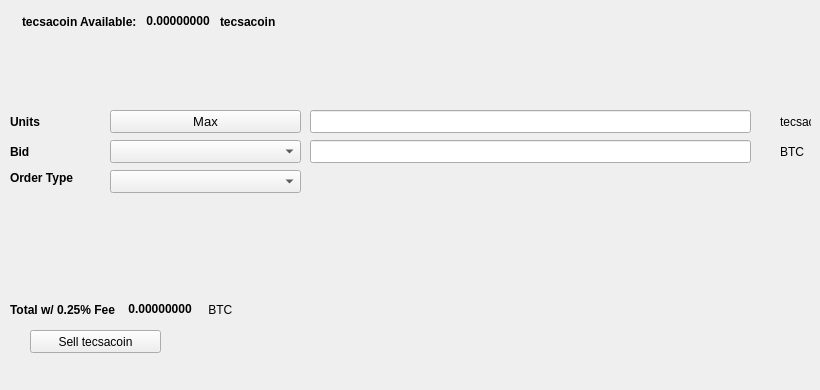
   <widget class="QWidget" name="SellTab">
    <attribute name="title">
     <string>Sell</string>
    </attribute>
    <widget class="QLabel" name="label_16">
     <property name="geometry">
      <rect>
       <x>780</x>
       <y>140</y>
       <width>31</width>
       <height>23</height>
      </rect>
     </property>
     <property name="text">
      <string>BTC</string>
     </property>
    </widget>
    <widget class="QComboBox" name="SellBidcomboBox">
     <property name="geometry">
      <rect>
       <x>110</x>
       <y>140</y>
       <width>191</width>
       <height>23</height>
      </rect>
     </property>
     <property name="font">
      <font>
       <pointsize>10</pointsize>
      </font>
     </property>
    </widget>
    <widget class="QLabel" name="label_18">
     <property name="geometry">
      <rect>
       <x>10</x>
       <y>110</y>
       <width>46</width>
       <height>23</height>
      </rect>
     </property>
     <property name="font">
      <font>
       <weight>75</weight>
       <bold>true</bold>
      </font>
     </property>
     <property name="text">
      <string>Units</string>
     </property>
    </widget>
    <widget class="QPushButton" name="Sell_Max_Amount">
     <property name="geometry">
      <rect>
       <x>110</x>
       <y>110</y>
       <width>191</width>
       <height>23</height>
      </rect>
     </property>
     <property name="font">
      <font>
       <pointsize>10</pointsize>
      </font>
     </property>
     <property name="text">
      <string>Max</string>
     </property>
    </widget>
    <widget class="QLabel" name="label_20">
     <property name="geometry">
      <rect>
       <x>10</x>
       <y>170</y>
       <width>91</width>
       <height>16</height>
      </rect>
     </property>
     <property name="font">
      <font>
       <weight>75</weight>
       <bold>true</bold>
      </font>
     </property>
     <property name="text">
      <string>Order Type</string>
     </property>
    </widget>
    <widget class="QComboBox" name="SellOrdertypeCombo">
     <property name="geometry">
      <rect>
       <x>110</x>
       <y>170</y>
       <width>191</width>
       <height>23</height>
      </rect>
     </property>
     <property name="font">
      <font>
       <pointsize>10</pointsize>
      </font>
     </property>
    </widget>
    <widget class="QLabel" name="label_21">
     <property name="geometry">
      <rect>
       <x>10</x>
       <y>140</y>
       <width>46</width>
       <height>23</height>
      </rect>
     </property>
     <property name="font">
      <font>
       <weight>75</weight>
       <bold>true</bold>
      </font>
     </property>
     <property name="text">
      <string>Bid</string>
     </property>
    </widget>
    <widget class="QLabel" name="label_22">
     <property name="geometry">
      <rect>
       <x>780</x>
       <y>110</y>
       <width>31</width>
       <height>23</height>
      </rect>
     </property>
     <property name="text">
      <string>tecsacoin</string>
     </property>
    </widget>
    <widget class="QLineEdit" name="UnitsInputECA">
     <property name="geometry">
      <rect>
       <x>310</x>
       <y>110</y>
       <width>441</width>
       <height>23</height>
      </rect>
     </property>
     <property name="font">
      <font>
       <pointsize>9</pointsize>
       <weight>75</weight>
       <bold>true</bold>
      </font>
     </property>
    </widget>
    <widget class="QLineEdit" name="SellBidPriceEdit">
     <property name="geometry">
      <rect>
       <x>310</x>
       <y>140</y>
       <width>441</width>
       <height>23</height>
      </rect>
     </property>
     <property name="font">
      <font>
       <pointsize>9</pointsize>
       <weight>75</weight>
       <bold>true</bold>
      </font>
     </property>
    </widget>
    <widget class="QPushButton" name="SellECABTN">
     <property name="geometry">
      <rect>
       <x>30</x>
       <y>330</y>
       <width>131</width>
       <height>23</height>
      </rect>
     </property>
     <property name="text">
      <string>Sell tecsacoin</string>
     </property>
     <property name="icon">
      <iconset resource="../tecsacoin">
       <normaloff>:/icons/bitcoin</normaloff>:/icons/bitcoin</iconset>
     </property>
    </widget>
    <widget class="QWidget" name="layoutWidget3">
     <property name="geometry">
      <rect>
       <x>22</x>
       <y>12</y>
       <width>258</width>
       <height>19</height>
      </rect>
     </property>
     <layout class="QHBoxLayout" name="horizontalLayout">
      <item>
       <widget class="QLabel" name="label232_2">
        <property name="font">
         <font>
          <weight>75</weight>
          <bold>true</bold>
         </font>
        </property>
        <property name="text">
         <string>tecsacoin Available:</string>
        </property>
       </widget>
      </item>
      <item>
       <widget class="QLabel" name="ECAAvailableLabel">
        <property name="palette">
         <palette>
          <active>
           <colorrole role="WindowText">
            <brush brushstyle="SolidPattern">
             <color alpha="255">
              <red>0</red>
              <green>0</green>
              <blue>0</blue>
             </color>
            </brush>
           </colorrole>
           <colorrole role="Button">
            <brush brushstyle="SolidPattern">
             <color alpha="255">
              <red>0</red>
              <green>170</green>
              <blue>0</blue>
             </color>
            </brush>
           </colorrole>
           <colorrole role="Light">
            <brush brushstyle="SolidPattern">
             <color alpha="255">
              <red>0</red>
              <green>255</green>
              <blue>0</blue>
             </color>
            </brush>
           </colorrole>
           <colorrole role="Midlight">
            <brush brushstyle="SolidPattern">
             <color alpha="255">
              <red>0</red>
              <green>212</green>
              <blue>0</blue>
             </color>
            </brush>
           </colorrole>
           <colorrole role="Dark">
            <brush brushstyle="SolidPattern">
             <color alpha="255">
              <red>0</red>
              <green>85</green>
              <blue>0</blue>
             </color>
            </brush>
           </colorrole>
           <colorrole role="Mid">
            <brush brushstyle="SolidPattern">
             <color alpha="255">
              <red>0</red>
              <green>113</green>
              <blue>0</blue>
             </color>
            </brush>
           </colorrole>
           <colorrole role="Text">
            <brush brushstyle="SolidPattern">
             <color alpha="255">
              <red>0</red>
              <green>170</green>
              <blue>0</blue>
             </color>
            </brush>
           </colorrole>
           <colorrole role="BrightText">
            <brush brushstyle="SolidPattern">
             <color alpha="255">
              <red>255</red>
              <green>255</green>
              <blue>255</blue>
             </color>
            </brush>
           </colorrole>
           <colorrole role="ButtonText">
            <brush brushstyle="SolidPattern">
             <color alpha="255">
              <red>0</red>
              <green>0</green>
              <blue>0</blue>
             </color>
            </brush>
           </colorrole>
           <colorrole role="Base">
            <brush brushstyle="SolidPattern">
             <color alpha="255">
              <red>255</red>
              <green>255</green>
              <blue>255</blue>
             </color>
            </brush>
           </colorrole>
           <colorrole role="Window">
            <brush brushstyle="SolidPattern">
             <color alpha="255">
              <red>0</red>
              <green>170</green>
              <blue>0</blue>
             </color>
            </brush>
           </colorrole>
           <colorrole role="Shadow">
            <brush brushstyle="SolidPattern">
             <color alpha="255">
              <red>0</red>
              <green>0</green>
              <blue>0</blue>
             </color>
            </brush>
           </colorrole>
           <colorrole role="AlternateBase">
            <brush brushstyle="SolidPattern">
             <color alpha="255">
              <red>127</red>
              <green>212</green>
              <blue>127</blue>
             </color>
            </brush>
           </colorrole>
           <colorrole role="ToolTipBase">
            <brush brushstyle="SolidPattern">
             <color alpha="255">
              <red>255</red>
              <green>255</green>
              <blue>220</blue>
             </color>
            </brush>
           </colorrole>
           <colorrole role="ToolTipText">
            <brush brushstyle="SolidPattern">
             <color alpha="255">
              <red>0</red>
              <green>0</green>
              <blue>0</blue>
             </color>
            </brush>
           </colorrole>
          </active>
          <inactive>
           <colorrole role="WindowText">
            <brush brushstyle="SolidPattern">
             <color alpha="255">
              <red>0</red>
              <green>0</green>
              <blue>0</blue>
             </color>
            </brush>
           </colorrole>
           <colorrole role="Button">
            <brush brushstyle="SolidPattern">
             <color alpha="255">
              <red>0</red>
              <green>170</green>
              <blue>0</blue>
             </color>
            </brush>
           </colorrole>
           <colorrole role="Light">
            <brush brushstyle="SolidPattern">
             <color alpha="255">
              <red>0</red>
              <green>255</green>
              <blue>0</blue>
             </color>
            </brush>
           </colorrole>
           <colorrole role="Midlight">
            <brush brushstyle="SolidPattern">
             <color alpha="255">
              <red>0</red>
              <green>212</green>
              <blue>0</blue>
             </color>
            </brush>
           </colorrole>
           <colorrole role="Dark">
            <brush brushstyle="SolidPattern">
             <color alpha="255">
              <red>0</red>
              <green>85</green>
              <blue>0</blue>
             </color>
            </brush>
           </colorrole>
           <colorrole role="Mid">
            <brush brushstyle="SolidPattern">
             <color alpha="255">
              <red>0</red>
              <green>113</green>
              <blue>0</blue>
             </color>
            </brush>
           </colorrole>
           <colorrole role="Text">
            <brush brushstyle="SolidPattern">
             <color alpha="255">
              <red>0</red>
              <green>170</green>
              <blue>0</blue>
             </color>
            </brush>
           </colorrole>
           <colorrole role="BrightText">
            <brush brushstyle="SolidPattern">
             <color alpha="255">
              <red>255</red>
              <green>255</green>
              <blue>255</blue>
             </color>
            </brush>
           </colorrole>
           <colorrole role="ButtonText">
            <brush brushstyle="SolidPattern">
             <color alpha="255">
              <red>0</red>
              <green>0</green>
              <blue>0</blue>
             </color>
            </brush>
           </colorrole>
           <colorrole role="Base">
            <brush brushstyle="SolidPattern">
             <color alpha="255">
              <red>255</red>
              <green>255</green>
              <blue>255</blue>
             </color>
            </brush>
           </colorrole>
           <colorrole role="Window">
            <brush brushstyle="SolidPattern">
             <color alpha="255">
              <red>0</red>
              <green>170</green>
              <blue>0</blue>
             </color>
            </brush>
           </colorrole>
           <colorrole role="Shadow">
            <brush brushstyle="SolidPattern">
             <color alpha="255">
              <red>0</red>
              <green>0</green>
              <blue>0</blue>
             </color>
            </brush>
           </colorrole>
           <colorrole role="AlternateBase">
            <brush brushstyle="SolidPattern">
             <color alpha="255">
              <red>127</red>
              <green>212</green>
              <blue>127</blue>
             </color>
            </brush>
           </colorrole>
           <colorrole role="ToolTipBase">
            <brush brushstyle="SolidPattern">
             <color alpha="255">
              <red>255</red>
              <green>255</green>
              <blue>220</blue>
             </color>
            </brush>
           </colorrole>
           <colorrole role="ToolTipText">
            <brush brushstyle="SolidPattern">
             <color alpha="255">
              <red>0</red>
              <green>0</green>
              <blue>0</blue>
             </color>
            </brush>
           </colorrole>
          </inactive>
          <disabled>
           <colorrole role="WindowText">
            <brush brushstyle="SolidPattern">
             <color alpha="255">
              <red>0</red>
              <green>85</green>
              <blue>0</blue>
             </color>
            </brush>
           </colorrole>
           <colorrole role="Button">
            <brush brushstyle="SolidPattern">
             <color alpha="255">
              <red>0</red>
              <green>170</green>
              <blue>0</blue>
             </color>
            </brush>
           </colorrole>
           <colorrole role="Light">
            <brush brushstyle="SolidPattern">
             <color alpha="255">
              <red>0</red>
              <green>255</green>
              <blue>0</blue>
             </color>
            </brush>
           </colorrole>
           <colorrole role="Midlight">
            <brush brushstyle="SolidPattern">
             <color alpha="255">
              <red>0</red>
              <green>212</green>
              <blue>0</blue>
             </color>
            </brush>
           </colorrole>
           <colorrole role="Dark">
            <brush brushstyle="SolidPattern">
             <color alpha="255">
              <red>0</red>
              <green>85</green>
              <blue>0</blue>
             </color>
            </brush>
           </colorrole>
           <colorrole role="Mid">
            <brush brushstyle="SolidPattern">
             <color alpha="255">
              <red>0</red>
              <green>113</green>
              <blue>0</blue>
             </color>
            </brush>
           </colorrole>
           <colorrole role="Text">
            <brush brushstyle="SolidPattern">
             <color alpha="255">
              <red>0</red>
              <green>85</green>
              <blue>0</blue>
             </color>
            </brush>
           </colorrole>
           <colorrole role="BrightText">
            <brush brushstyle="SolidPattern">
             <color alpha="255">
              <red>255</red>
              <green>255</green>
              <blue>255</blue>
             </color>
            </brush>
           </colorrole>
           <colorrole role="ButtonText">
            <brush brushstyle="SolidPattern">
             <color alpha="255">
              <red>0</red>
              <green>85</green>
              <blue>0</blue>
             </color>
            </brush>
           </colorrole>
           <colorrole role="Base">
            <brush brushstyle="SolidPattern">
             <color alpha="255">
              <red>0</red>
              <green>170</green>
              <blue>0</blue>
             </color>
            </brush>
           </colorrole>
           <colorrole role="Window">
            <brush brushstyle="SolidPattern">
             <color alpha="255">
              <red>0</red>
              <green>170</green>
              <blue>0</blue>
             </color>
            </brush>
           </colorrole>
           <colorrole role="Shadow">
            <brush brushstyle="SolidPattern">
             <color alpha="255">
              <red>0</red>
              <green>0</green>
              <blue>0</blue>
             </color>
            </brush>
           </colorrole>
           <colorrole role="AlternateBase">
            <brush brushstyle="SolidPattern">
             <color alpha="255">
              <red>0</red>
              <green>170</green>
              <blue>0</blue>
             </color>
            </brush>
           </colorrole>
           <colorrole role="ToolTipBase">
            <brush brushstyle="SolidPattern">
             <color alpha="255">
              <red>255</red>
              <green>255</green>
              <blue>220</blue>
             </color>
            </brush>
           </colorrole>
           <colorrole role="ToolTipText">
            <brush brushstyle="SolidPattern">
             <color alpha="255">
              <red>0</red>
              <green>0</green>
              <blue>0</blue>
             </color>
            </brush>
           </colorrole>
          </disabled>
         </palette>
        </property>
        <property name="font">
         <font>
          <weight>75</weight>
          <bold>true</bold>
         </font>
        </property>
        <property name="text">
         <string> 0.00000000 </string>
        </property>
        <property name="textInteractionFlags">
         <set>Qt::LinksAccessibleByMouse|Qt::TextSelectableByKeyboard|Qt::TextSelectableByMouse</set>
        </property>
       </widget>
      </item>
      <item>
       <widget class="QLabel" name="labelECA">
        <property name="font">
         <font>
          <weight>75</weight>
          <bold>true</bold>
         </font>
        </property>
        <property name="text">
         <string>tecsacoin</string>
        </property>
       </widget>
      </item>
     </layout>
    </widget>
    <widget class="QWidget" name="layoutWidget">
     <property name="geometry">
      <rect>
       <x>10</x>
       <y>300</y>
       <width>268</width>
       <height>19</height>
      </rect>
     </property>
     <layout class="QHBoxLayout" name="horizontalLayout_2">
      <item>
       <widget class="QLabel" name="label_19">
        <property name="font">
         <font>
          <weight>75</weight>
          <bold>true</bold>
         </font>
        </property>
        <property name="text">
         <string>Total w/ 0.25% Fee </string>
        </property>
       </widget>
      </item>
      <item>
       <widget class="QLabel" name="SellCostLabel">
        <property name="palette">
         <palette>
          <active>
           <colorrole role="WindowText">
            <brush brushstyle="SolidPattern">
             <color alpha="255">
              <red>0</red>
              <green>0</green>
              <blue>0</blue>
             </color>
            </brush>
           </colorrole>
           <colorrole role="Button">
            <brush brushstyle="SolidPattern">
             <color alpha="255">
              <red>0</red>
              <green>170</green>
              <blue>0</blue>
             </color>
            </brush>
           </colorrole>
           <colorrole role="Light">
            <brush brushstyle="SolidPattern">
             <color alpha="255">
              <red>0</red>
              <green>255</green>
              <blue>0</blue>
             </color>
            </brush>
           </colorrole>
           <colorrole role="Midlight">
            <brush brushstyle="SolidPattern">
             <color alpha="255">
              <red>0</red>
              <green>212</green>
              <blue>0</blue>
             </color>
            </brush>
           </colorrole>
           <colorrole role="Dark">
            <brush brushstyle="SolidPattern">
             <color alpha="255">
              <red>0</red>
              <green>85</green>
              <blue>0</blue>
             </color>
            </brush>
           </colorrole>
           <colorrole role="Mid">
            <brush brushstyle="SolidPattern">
             <color alpha="255">
              <red>0</red>
              <green>113</green>
              <blue>0</blue>
             </color>
            </brush>
           </colorrole>
           <colorrole role="Text">
            <brush brushstyle="SolidPattern">
             <color alpha="255">
              <red>0</red>
              <green>170</green>
              <blue>0</blue>
             </color>
            </brush>
           </colorrole>
           <colorrole role="BrightText">
            <brush brushstyle="SolidPattern">
             <color alpha="255">
              <red>255</red>
              <green>255</green>
              <blue>255</blue>
             </color>
            </brush>
           </colorrole>
           <colorrole role="ButtonText">
            <brush brushstyle="SolidPattern">
             <color alpha="255">
              <red>0</red>
              <green>0</green>
              <blue>0</blue>
             </color>
            </brush>
           </colorrole>
           <colorrole role="Base">
            <brush brushstyle="SolidPattern">
             <color alpha="255">
              <red>255</red>
              <green>255</green>
              <blue>255</blue>
             </color>
            </brush>
           </colorrole>
           <colorrole role="Window">
            <brush brushstyle="SolidPattern">
             <color alpha="255">
              <red>0</red>
              <green>170</green>
              <blue>0</blue>
             </color>
            </brush>
           </colorrole>
           <colorrole role="Shadow">
            <brush brushstyle="SolidPattern">
             <color alpha="255">
              <red>0</red>
              <green>0</green>
              <blue>0</blue>
             </color>
            </brush>
           </colorrole>
           <colorrole role="AlternateBase">
            <brush brushstyle="SolidPattern">
             <color alpha="255">
              <red>127</red>
              <green>212</green>
              <blue>127</blue>
             </color>
            </brush>
           </colorrole>
           <colorrole role="ToolTipBase">
            <brush brushstyle="SolidPattern">
             <color alpha="255">
              <red>255</red>
              <green>255</green>
              <blue>220</blue>
             </color>
            </brush>
           </colorrole>
           <colorrole role="ToolTipText">
            <brush brushstyle="SolidPattern">
             <color alpha="255">
              <red>0</red>
              <green>0</green>
              <blue>0</blue>
             </color>
            </brush>
           </colorrole>
          </active>
          <inactive>
           <colorrole role="WindowText">
            <brush brushstyle="SolidPattern">
             <color alpha="255">
              <red>0</red>
              <green>0</green>
              <blue>0</blue>
             </color>
            </brush>
           </colorrole>
           <colorrole role="Button">
            <brush brushstyle="SolidPattern">
             <color alpha="255">
              <red>0</red>
              <green>170</green>
              <blue>0</blue>
             </color>
            </brush>
           </colorrole>
           <colorrole role="Light">
            <brush brushstyle="SolidPattern">
             <color alpha="255">
              <red>0</red>
              <green>255</green>
              <blue>0</blue>
             </color>
            </brush>
           </colorrole>
           <colorrole role="Midlight">
            <brush brushstyle="SolidPattern">
             <color alpha="255">
              <red>0</red>
              <green>212</green>
              <blue>0</blue>
             </color>
            </brush>
           </colorrole>
           <colorrole role="Dark">
            <brush brushstyle="SolidPattern">
             <color alpha="255">
              <red>0</red>
              <green>85</green>
              <blue>0</blue>
             </color>
            </brush>
           </colorrole>
           <colorrole role="Mid">
            <brush brushstyle="SolidPattern">
             <color alpha="255">
              <red>0</red>
              <green>113</green>
              <blue>0</blue>
             </color>
            </brush>
           </colorrole>
           <colorrole role="Text">
            <brush brushstyle="SolidPattern">
             <color alpha="255">
              <red>0</red>
              <green>170</green>
              <blue>0</blue>
             </color>
            </brush>
           </colorrole>
           <colorrole role="BrightText">
            <brush brushstyle="SolidPattern">
             <color alpha="255">
              <red>255</red>
              <green>255</green>
              <blue>255</blue>
             </color>
            </brush>
           </colorrole>
           <colorrole role="ButtonText">
            <brush brushstyle="SolidPattern">
             <color alpha="255">
              <red>0</red>
              <green>0</green>
              <blue>0</blue>
             </color>
            </brush>
           </colorrole>
           <colorrole role="Base">
            <brush brushstyle="SolidPattern">
             <color alpha="255">
              <red>255</red>
              <green>255</green>
              <blue>255</blue>
             </color>
            </brush>
           </colorrole>
           <colorrole role="Window">
            <brush brushstyle="SolidPattern">
             <color alpha="255">
              <red>0</red>
              <green>170</green>
              <blue>0</blue>
             </color>
            </brush>
           </colorrole>
           <colorrole role="Shadow">
            <brush brushstyle="SolidPattern">
             <color alpha="255">
              <red>0</red>
              <green>0</green>
              <blue>0</blue>
             </color>
            </brush>
           </colorrole>
           <colorrole role="AlternateBase">
            <brush brushstyle="SolidPattern">
             <color alpha="255">
              <red>127</red>
              <green>212</green>
              <blue>127</blue>
             </color>
            </brush>
           </colorrole>
           <colorrole role="ToolTipBase">
            <brush brushstyle="SolidPattern">
             <color alpha="255">
              <red>255</red>
              <green>255</green>
              <blue>220</blue>
             </color>
            </brush>
           </colorrole>
           <colorrole role="ToolTipText">
            <brush brushstyle="SolidPattern">
             <color alpha="255">
              <red>0</red>
              <green>0</green>
              <blue>0</blue>
             </color>
            </brush>
           </colorrole>
          </inactive>
          <disabled>
           <colorrole role="WindowText">
            <brush brushstyle="SolidPattern">
             <color alpha="255">
              <red>0</red>
              <green>85</green>
              <blue>0</blue>
             </color>
            </brush>
           </colorrole>
           <colorrole role="Button">
            <brush brushstyle="SolidPattern">
             <color alpha="255">
              <red>0</red>
              <green>170</green>
              <blue>0</blue>
             </color>
            </brush>
           </colorrole>
           <colorrole role="Light">
            <brush brushstyle="SolidPattern">
             <color alpha="255">
              <red>0</red>
              <green>255</green>
              <blue>0</blue>
             </color>
            </brush>
           </colorrole>
           <colorrole role="Midlight">
            <brush brushstyle="SolidPattern">
             <color alpha="255">
              <red>0</red>
              <green>212</green>
              <blue>0</blue>
             </color>
            </brush>
           </colorrole>
           <colorrole role="Dark">
            <brush brushstyle="SolidPattern">
             <color alpha="255">
              <red>0</red>
              <green>85</green>
              <blue>0</blue>
             </color>
            </brush>
           </colorrole>
           <colorrole role="Mid">
            <brush brushstyle="SolidPattern">
             <color alpha="255">
              <red>0</red>
              <green>113</green>
              <blue>0</blue>
             </color>
            </brush>
           </colorrole>
           <colorrole role="Text">
            <brush brushstyle="SolidPattern">
             <color alpha="255">
              <red>0</red>
              <green>85</green>
              <blue>0</blue>
             </color>
            </brush>
           </colorrole>
           <colorrole role="BrightText">
            <brush brushstyle="SolidPattern">
             <color alpha="255">
              <red>255</red>
              <green>255</green>
              <blue>255</blue>
             </color>
            </brush>
           </colorrole>
           <colorrole role="ButtonText">
            <brush brushstyle="SolidPattern">
             <color alpha="255">
              <red>0</red>
              <green>85</green>
              <blue>0</blue>
             </color>
            </brush>
           </colorrole>
           <colorrole role="Base">
            <brush brushstyle="SolidPattern">
             <color alpha="255">
              <red>0</red>
              <green>170</green>
              <blue>0</blue>
             </color>
            </brush>
           </colorrole>
           <colorrole role="Window">
            <brush brushstyle="SolidPattern">
             <color alpha="255">
              <red>0</red>
              <green>170</green>
              <blue>0</blue>
             </color>
            </brush>
           </colorrole>
           <colorrole role="Shadow">
            <brush brushstyle="SolidPattern">
             <color alpha="255">
              <red>0</red>
              <green>0</green>
              <blue>0</blue>
             </color>
            </brush>
           </colorrole>
           <colorrole role="AlternateBase">
            <brush brushstyle="SolidPattern">
             <color alpha="255">
              <red>0</red>
              <green>170</green>
              <blue>0</blue>
             </color>
            </brush>
           </colorrole>
           <colorrole role="ToolTipBase">
            <brush brushstyle="SolidPattern">
             <color alpha="255">
              <red>255</red>
              <green>255</green>
              <blue>220</blue>
             </color>
            </brush>
           </colorrole>
           <colorrole role="ToolTipText">
            <brush brushstyle="SolidPattern">
             <color alpha="255">
              <red>0</red>
              <green>0</green>
              <blue>0</blue>
             </color>
            </brush>
           </colorrole>
          </disabled>
         </palette>
        </property>
        <property name="font">
         <font>
          <weight>75</weight>
          <bold>true</bold>
         </font>
        </property>
        <property name="autoFillBackground">
         <bool>false</bool>
        </property>
        <property name="text">
         <string> 0.00000000</string>
        </property>
        <property name="textInteractionFlags">
         <set>Qt::LinksAccessibleByMouse|Qt::TextSelectableByMouse</set>
        </property>
       </widget>
      </item>
      <item>
       <widget class="QLabel" name="label_17">
        <property name="font">
         <font>
          <weight>50</weight>
          <bold>false</bold>
         </font>
        </property>
        <property name="text">
         <string> BTC</string>
        </property>
       </widget>
      </item>
     </layout>
    </widget>
    <widget class="QLabel" name="label_23">
     <property name="geometry">
      <rect>
       <x>460</x>
       <y>300</y>
       <width>281</width>
       <height>81</height>
      </rect>
     </property>
     <property name="text">
      <string/>
     </property>
     <property name="pixmap">
      <pixmap>:/images/bittrex</pixmap>
     </property>
    </widget>
   </widget>
